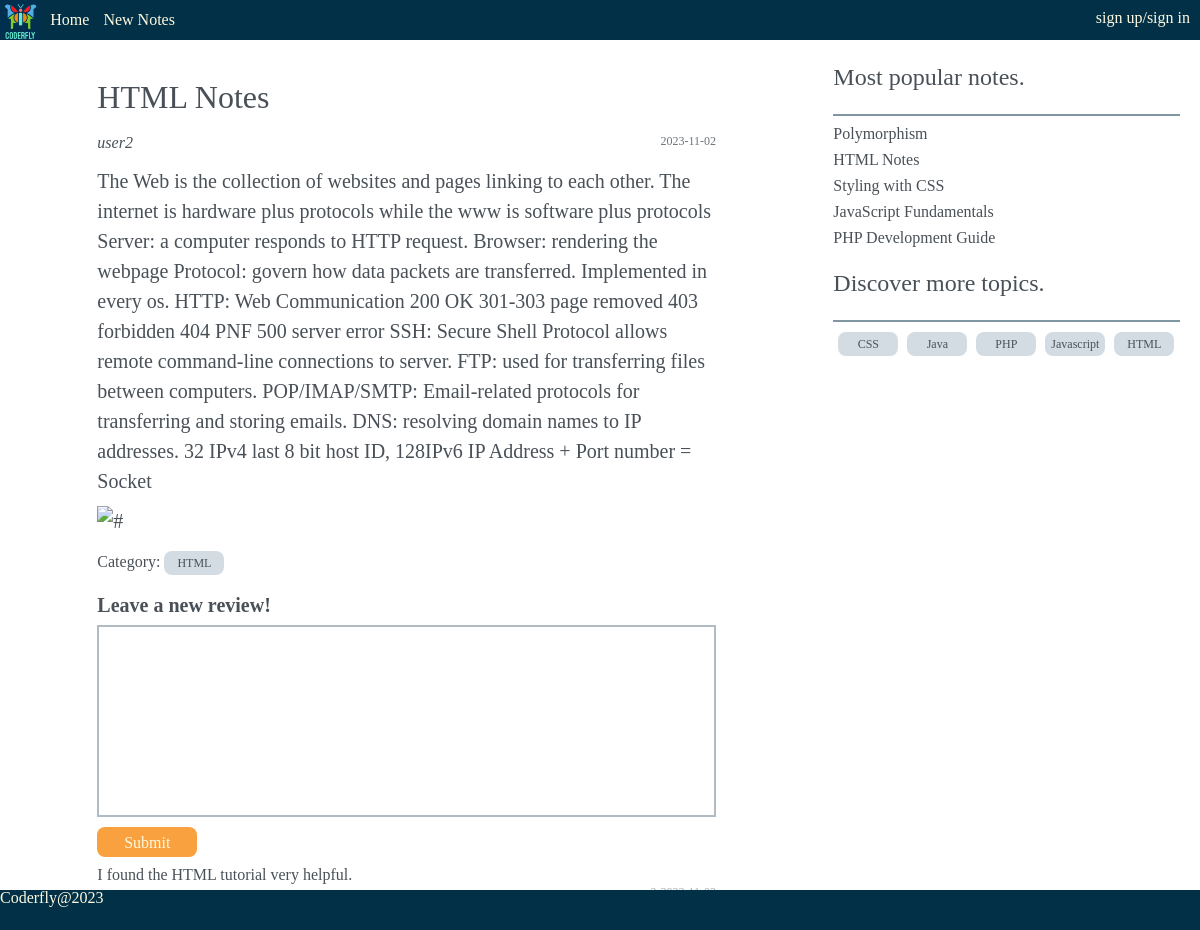
The page /pages/viewPost.php?id=2 on the database its author committed.
### tables this page shows
CREATE TABLE blog (
    BlogId INT AUTO_INCREMENT PRIMARY KEY,
    Title VARCHAR(255),
    CreatedOnDate DATE,
    Content TEXT,
    CategoryId INT,
    UserId INT,
    FOREIGN KEY (CategoryId) REFERENCES category(CategoryId),
    FOREIGN KEY (UserId) REFERENCES users(UserId)
);

CREATE TABLE users (
    UserId INT AUTO_INCREMENT PRIMARY KEY,
    Username VARCHAR(10),
    FirstName VARCHAR(20),
    LastName VARCHAR(20),
    Email VARCHAR(30),
    Password VARCHAR(15)
);

CREATE TABLE category (
    CategoryId INT AUTO_INCREMENT PRIMARY KEY,
    CategoryName VARCHAR(20)
);

CREATE TABLE comments (
    CommentId INT AUTO_INCREMENT PRIMARY KEY,
    CommentedOnDate DATE,
    CommentContent TEXT,
    BlogId INT,
    UserId INT,
    FOREIGN KEY (BlogId) REFERENCES blog(BlogId),
    FOREIGN KEY (UserId) REFERENCES users(UserId)
);

### pages/viewPost.php (the view, shortened to what this page needs)
<!doctype html>
<html lang="en">
  <head>
    <link rel="stylesheet" href="../css/viewPost.css">
  </head>
  <body>
    <?php
      include"navbarEm.php";
    ?>
<?php
  $db = db_connect();
?>
<?php
  $id = $_GET['id'];
  $sql = "SELECT * FROM blog JOIN users ON(blog.userId = users.userId) JOIN category ON(blog.categoryId = category.categoryId) WHERE blog.BlogId = '$id'";
  $result_set = mysqli_query($db, $sql);
  $results = mysqli_fetch_assoc($result_set)
?>
    <main>
      <div class="post_container">
        <div class="viewpost">
            <div class="post">
            <h1 class="title"><?php echo $results['Title'] ?></h1>
            <div class="information">
                <span class="username"><?php echo $results['Username'] ?></span>
                <span class="time"><?php echo $results['CreatedOnDate'] ?></span>
            </div>
            <div class="content">
                <p>
                <?php echo $results['Content'] ?>
                </p>
                <img src="../images/coding.jpg" alt="#" class="post_img">
            </div>
            <p class="categories">Category: <span class="category"><?php echo $results['CategoryName'] ?></span></p>
            </div>
        </div>
        <form action="../../private/server/submit_comment.php" method="POST" class="review_form">
        <div class="leave_review">
          <p>Leave a new review!</p>
          <div>
            <textarea name="new_review" id="new_review" cols="80" rows="10"></textarea>
          </div>
          <input type="submit" name="submit_review" id="review_btn" class="btn">
        </div>
      </form>
      <?php
      $blog_id = $_GET['id'];
      $sqlComments = "SELECT comments.*, users.FirstName, users.LastName, users.Username FROM comments
                      INNER JOIN users ON comments.UserId = users.UserId
                      WHERE BlogId = ?
                      ORDER BY CommentedOnDate DESC";
      $stmt = $db->prepare($sqlComments);
      $stmt->bind_param("i", $blog_id);
      $stmt->execute();
      $result = $stmt->get_result();
      ?>
      <div class="reviews">
        <?php
        if ($result->num_rows > 0) {
          while ($comment = $result->fetch_assoc()) {
        ?>
            <div class="review">
              <p><?php echo $comment['CommentContent'] ?></p>
              <div class="information">
      <span class="username"><?php echo $comment['Username']; ?></span>
      <span class="time"><?php echo $comment['CommentedOnDate'] ?></span>
      <br>
              </div>
            </div>
        <?php
          }
        } else {
          echo '<p>No comments yet.</p>';
        }
        ?>
      </div>
    </div>
    <?php
      include"sideEm.php";
    ?>
    </main>
    <?php
      include"footerEm.php";
    ?>
  </body>
</html>

### pages/sideEm.php
<aside class="sidebar">
  <section class="recommend">
    <p>Most popular notes.</p>
    <hr>
    <?php
    $db = db_connect();
    $sql = "SELECT blog.*, COUNT(comments.CommentId) AS comment_count FROM blog JOIN comments ON(blog.blogId = comments.blogId) GROUP BY blog.blogId ORDER BY comment_count DESC
    LIMIT 5";
    $result_set = mysqli_query($db, $sql);
    ?>
    <ul class="posts">
      <?php while ($row = mysqli_fetch_assoc($result_set)) {   ?>
      <li><a class="post" href="/Assignment2/public/pages/viewPost.php?id=<?php echo $row['BlogId'] ?>"> <?php echo $row['Title'];?></a></li>
      <?php }      ?>
    </ul>
  </section>
  <section class="discover">
    <p>Discover more topics.</p>
    <hr>
    <div class="categories">
      <span class="category"><a href="/Assignment2/public/pages/searchedPost.php?search=CSS">CSS</a></span>
      <span class="category"><a href="/Assignment2/public/pages/searchedPost.php?search=Java">Java</a></span>
      <span class="category"><a href="/Assignment2/public/pages/searchedPost.php?search=PHP">PHP</a></span>
      <span class="category"><a href="/Assignment2/public/pages/searchedPost.php?search=Javascript">Javascript</a></span>
      <span class="category"><a href="/Assignment2/public/pages/searchedPost.php?search=HTML">HTML</a></span>
    </div>
  </section>
</aside>

### css/viewPost.css (style rules this page uses)
.sidebar li { margin-left: 20px; }
.viewpost { width: 80%; margin: 0 auto; }
.post .information { display: flex; justify-content: space-between; }
.post .username { font-style: italic; }
.post .time { color: #6c757d; }
.post .content { margin: 15px 0; font-size: 20px; line-height: 30px; }
.post .content p { margin: 10px 0; }
.review_form { width: 80%; margin: 0 auto; }
.leave_review p { vertical-align: top; margin-top: 10px; font-size: 20px; font-weight: bold; }
.btn { text-align: center; display: inline-block; line-height: 30px; margin-top: 10px; }
.review { border-bottom: 1px solid #a3abb4; width: 80%; margin: 10px auto; }
.review .information { text-align: right; }
.review .information .username, .time { font-size: 12px; color: #a3abb4; }
.post_img { width: 50%; margin:0 auto; }

### css/public.css (style rules this page uses)
* { box-sizing: border-box; font-family: Arial, sans-serif,'Arial Narrow',; color: #495057; }
a { text-decoration: none; }
body { margin: 0; padding: 0; min-height: 100vh; display: flex; flex-direction: column; }
hr { margin: 5px 20px; border: 1px solid rgba(2, 47, 70, 0.5) }
main { flex:1; display: flex; }
.post_container { flex: 2; margin: 20px; }
.sidebar { flex: 1; height: 20vh; position: sticky; top: 40px; z-index: 90; }
.sidebar section > p { font-size: 1.5rem; margin: 25px 20px; }
.sidebar li { margin-top: 10px; }
.sidebar .categories { margin: 10px 20px; }
.sidebar .category { width: 60px; margin-left: 5px; }
.category { display: inline-block; text-align: center; width: 60px; font-size: 12px; height: 24px; line-height: 24px; border-radius: 8px; background-color: #d4dce3; border: none; margin-bottom: 10px; }
.btn { color: #fefae0; background-color: #f9a03f; width: 100px; height: 30px; border-radius: 8px; border: none; }
textarea { resize: none; width: 100%; border: 2px solid #b0bbc4; vertical-align: top; margin-top: 10px; }

### css/normalization.css (style rules this page uses)
html { line-height: 1.15; -webkit-text-size-adjust: 100%; }
body { margin: 0; }
main { display: block; }
h1 { font-size: 2em; margin: 0.67em 0; }
hr { box-sizing: content-box; height: 0; overflow: visible; }
a { background-color: transparent; }
img { border-style: none; }
button, input, optgroup, select, textarea { font-family: inherit; font-size: 100%; line-height: 1.15; margin: 0; }
button, input { overflow: visible; }
button, [type="button"], [type="reset"], [type="submit"] { -webkit-appearance: button; }
textarea { overflow: auto; }

### rows shown on the page
blog: Title "HTML Notes", UserId.Username "user2", CreatedOnDate "2023-11-02", Content "The Web is the collection of websites and pages linking to each other. The internet is hardware plus protocols while the www is software plus protocols Server: a computer responds to HTTP request. Browser: rendering the webpage Protocol: govern how data packets are transferred. Implemented in every os. HTTP: Web Communication 200 OK 301-303 page removed 403 forbidden 404 PNF 500 server error SSH: Secure Shell Protocol allows remote command-line connections to server. FTP: used for transferring files between computers. POP/IMAP/SMTP: Email-related protocols for transferring and storing emails. DNS: resolving domain names to IP addresses. 32 IPv4 last 8 bit host ID, 128IPv6 IP Address + Port…", CategoryId.CategoryName "HTML"
comments: CommentContent "I found the HTML tutorial very helpful."
blog: Title "Polymorphism"
blog: Title "Styling with CSS"
blog: Title "JavaScript Fundamentals"
blog: Title "PHP Development Guide"
